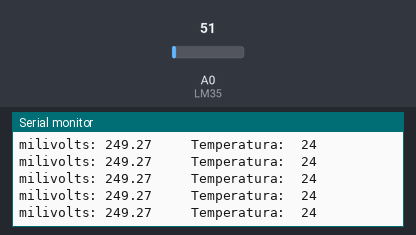
This sketch was run on a simulated Arduino Uno, built with avr-gcc and run on an emulated ATmega328P. Shown: the last lines printed to the serial monitor. The inputs (shaded band) are chosen by the test bench; at power-on: A0 (LM35) = 51.

Above: at 4.2 s.
4.3 s: A0 (LM35) set to 23
At 4.35 s:
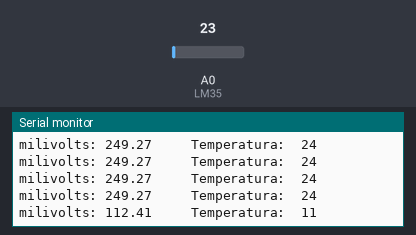
7.3 s: A0 (LM35) set to 18
At 7.38 s:
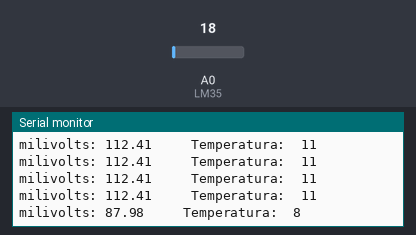
Timing chart, 0 to 10.3 s (numbered marks = the images above; inputs shaded):
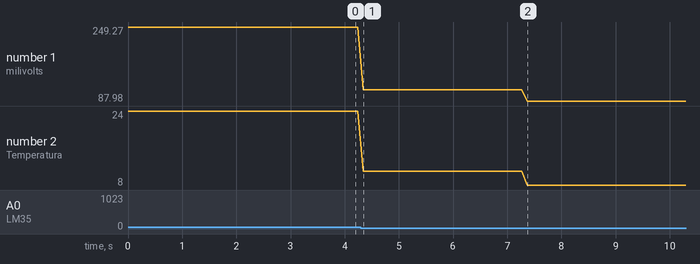

The sketch:

ejerciciopract4.ino
```cpp
float valorADC;       // valor del convertidor analogico digiatl
float milivolts;      // milivolts
int tempC;            // temperatura en grados celsius
int LM35=0;


void setup(){
  Serial.begin(9600);
}


void loop(){
valorADC = analogRead(LM35);
milivolts = ((valorADC*5000)/1023);
tempC=milivolts/10;


Serial.print("milivolts: ");
Serial.print(milivolts);
Serial.print("     Temperatura:  ");
Serial.println(tempC);

delay(100);
}
```

Measured:
- after the input at 4.3 s, the serial monitor: prints a new line at once (image 1)
- after the input at 7.3 s, the serial monitor: prints a new line after 0.07 s (image 2)
- plotted number 1: 249.27 → 112.41 after the input at 4.3 s, 112.41 → 87.98 after the input at 7.3 s
- plotted number 2: 24 → 11 after the input at 4.3 s, 11 → 8 after the input at 7.3 s
